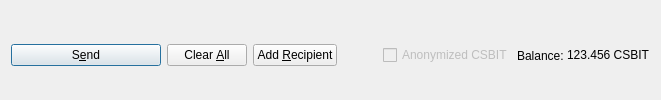
         <widget class="QFrame" name="frame_Send">
          <layout class="QHBoxLayout" name="horizontalLayout">
           <property name="bottomMargin">
            <number>0</number>
           </property>
           <item>
            <widget class="QPushButton" name="sendButton">
             <property name="minimumSize">
              <size>
               <width>150</width>
               <height>0</height>
              </size>
             </property>
             <property name="toolTip">
              <string>Confirm the send action</string>
             </property>
             <property name="text">
              <string>S&amp;end</string>
             </property>
             <property name="icon">
              <iconset resource="../cashcash.qrc">
               <normaloff>:/icons/send</normaloff>:/icons/send</iconset>
             </property>
             <property name="autoDefault">
              <bool>false</bool>
             </property>
             <property name="default">
              <bool>true</bool>
             </property>
            </widget>
           </item>
           <item>
            <widget class="QPushButton" name="clearButton">
             <property name="sizePolicy">
              <sizepolicy hsizetype="Minimum" vsizetype="Fixed">
               <horstretch>0</horstretch>
               <verstretch>0</verstretch>
              </sizepolicy>
             </property>
             <property name="toolTip">
              <string>Clear all fields of the form.</string>
             </property>
             <property name="text">
              <string>Clear &amp;All</string>
             </property>
             <property name="icon">
              <iconset resource="../cashcash.qrc">
               <normaloff>:/icons/remove</normaloff>:/icons/remove</iconset>
             </property>
             <property name="autoDefault">
              <bool>false</bool>
             </property>
            </widget>
           </item>
           <item>
            <widget class="QPushButton" name="addButton">
             <property name="toolTip">
              <string>Send to multiple recipients at once</string>
             </property>
             <property name="text">
              <string>Add &amp;Recipient</string>
             </property>
             <property name="icon">
              <iconset resource="../cashcash.qrc">
               <normaloff>:/icons/add</normaloff>:/icons/add</iconset>
             </property>
             <property name="autoDefault">
              <bool>false</bool>
             </property>
            </widget>
           </item>
           <item>
            <spacer name="horizontalSpacer">
             <property name="orientation">
              <enum>Qt::Horizontal</enum>
             </property>
             <property name="sizeHint" stdset="0">
              <size>
               <width>40</width>
               <height>20</height>
              </size>
             </property>
            </spacer>
           </item>
           <item>
            <layout class="QHBoxLayout" name="horizontalLayout_2">
             <property name="spacing">
              <number>3</number>
             </property>
             <item>
              <widget class="QCheckBox" name="checkzCSBIT">
               <property name="enabled">
                <bool>false</bool>
               </property>
               <property name="text">
                <string>Anonymized CSBIT</string>
               </property>
              </widget>
             </item>
             <item>
              <widget class="QLabel" name="label">
               <property name="text">
                <string>Balance:</string>
               </property>
              </widget>
             </item>
             <item>
              <widget class="QLabel" name="labelBalance">
               <property name="sizePolicy">
                <sizepolicy hsizetype="Preferred" vsizetype="Fixed">
                 <horstretch>0</horstretch>
                 <verstretch>0</verstretch>
                </sizepolicy>
               </property>
               <property name="cursor">
                <cursorShape>IBeamCursor</cursorShape>
               </property>
               <property name="text">
                <string notr="true">123.456 CSBIT</string>
               </property>
               <property name="textInteractionFlags">
                <set>Qt::LinksAccessibleByMouse|Qt::TextSelectableByKeyboard|Qt::TextSelectableByMouse</set>
               </property>
              </widget>
             </item>
            </layout>
           </item>
          </layout>
         </widget>
